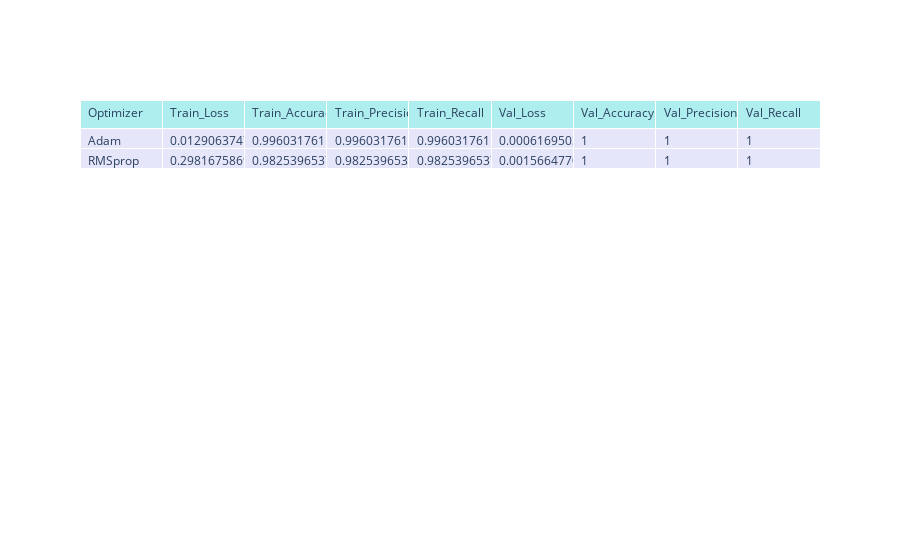

The code cell stored with this chart in its notebook:
### Code cell
import plotly.graph_objects as go
tab_opt = opt[opt['Epochs']==10]
final_col = np.delete(tab_opt.columns[0:], [0,2])
fig = go.Figure(data=[go.Table(
    header=dict(values=list(final_col),
                fill_color='paleturquoise',
                align='left'),
    cells=dict(values=[tab_opt.Optimizer , tab_opt.Train_Loss,tab_opt.Train_Accuracy,tab_opt.Train_Precision,tab_opt.Train_Recall,tab_opt.Val_Loss,tab_opt.Val_Accuracy,tab_opt.Val_Precision,tab_opt.Val_Recall],
               fill_color='lavender',
               align='left'))
])

fig.show()

### Figure 1 — Plotly figure (JSON) as saved in the notebook; plotly's stock layout.template omitted (floating-point values rounded to 4 significant figures)
{"data": [{"cells": {"align": "left", "fill": {"color": "lavender"}, "values": [["Adam", "RMSprop"], [0.01291, 0.2982], [0.996, 0.9825], [0.996, 0.9825], [0.996, 0.9825], [0.000617, 0.001566], [1, 1], [1, 1], [1, 1]]}, "header": {"align": "left", "fill": {"color": "paleturquoise"}, "values": ["Optimizer", "Train_Loss", "Train_Accuracy", "Train_Precision", "Train_Recall", "Val_Loss", "Val_Accuracy", "Val_Precision", "Val_Recall"]}, "type": "table"}], "layout": {}}
